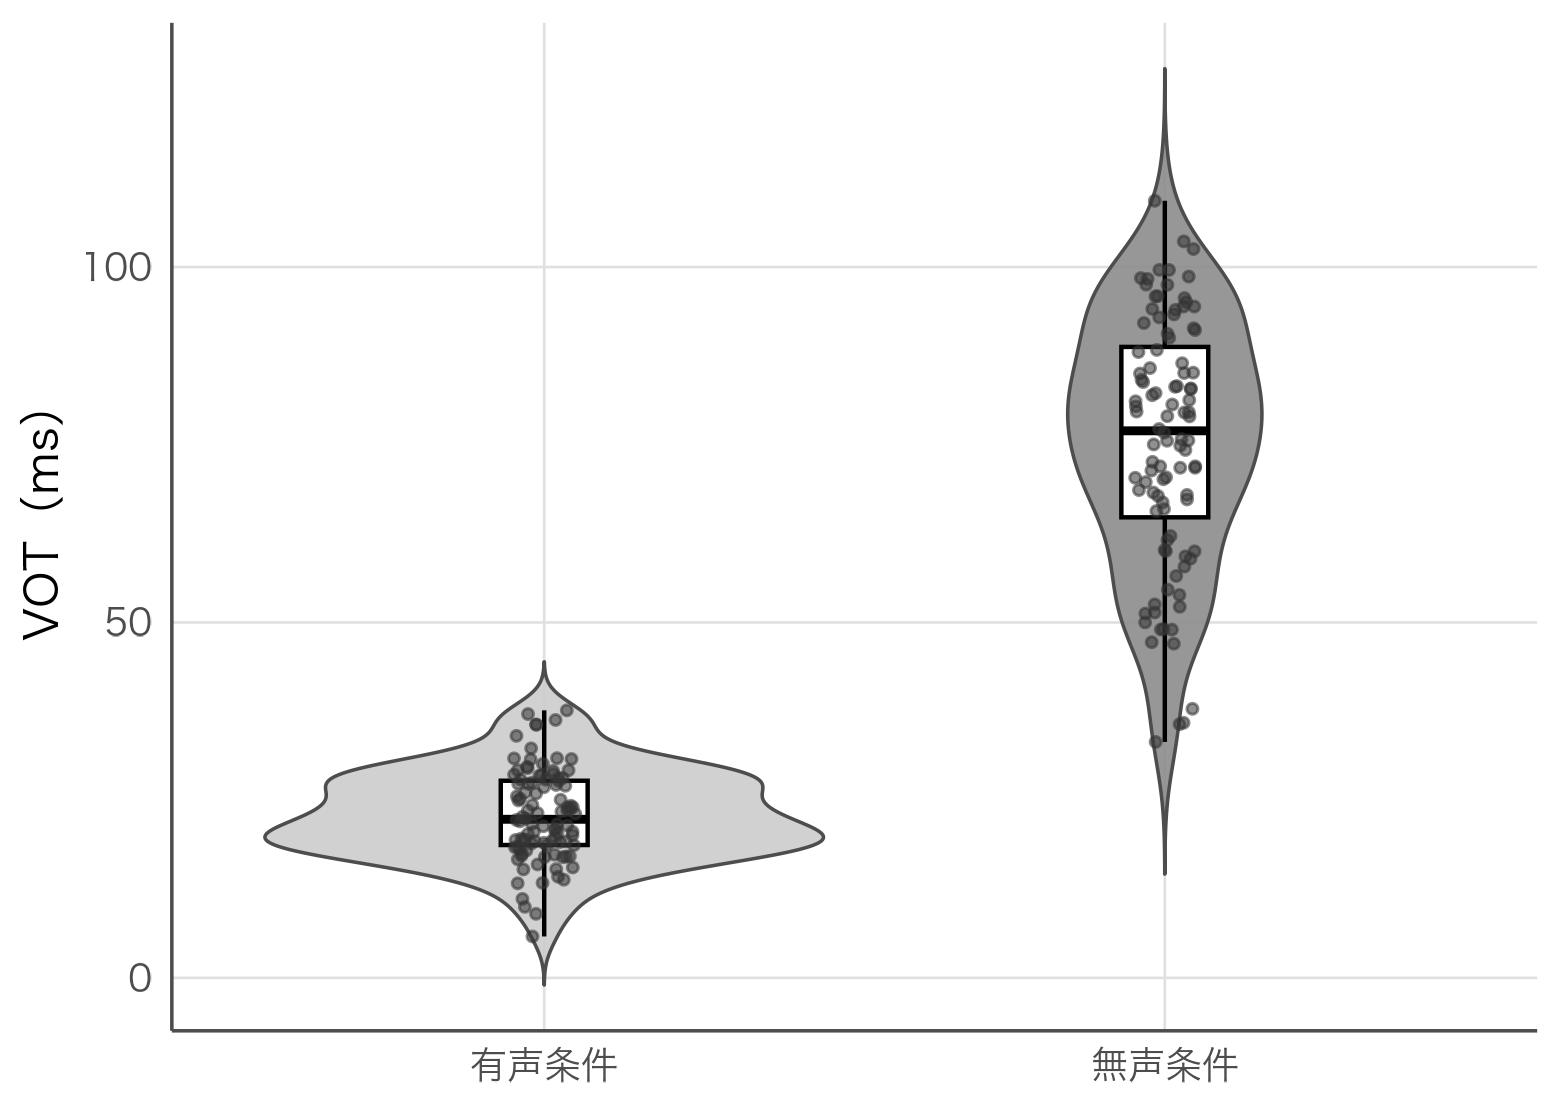

This figure's R source:
# 図1-1：条件別のVOTの分布（バイオリンプロット＋箱ひげ図＋個々の観測）。1.6節。
source("figures/style.R"); source("figures/vot_data.R")
d <- vot_data
p <- ggplot(d, aes(condition, VOT)) +
  geom_violin(aes(fill = condition), trim = FALSE, colour = "grey30", linewidth = 0.4, alpha = 0.9) +
  geom_boxplot(width = 0.14, outlier.shape = NA, colour = "black", fill = "white", linewidth = 0.5) +
  geom_jitter(width = 0.05, height = 0, size = 0.9, colour = "grey20", alpha = 0.55) +
  scale_fill_manual(values = c("grey80", "grey55"), guide = "none") +
  scale_x_discrete(labels = c(voiced = "有声条件", voiceless = "無声条件")) +
  labs(x = NULL, y = "VOT（ms）")
save_fig(p, "ch01_violin", w = 5.2, h = 3.7)
